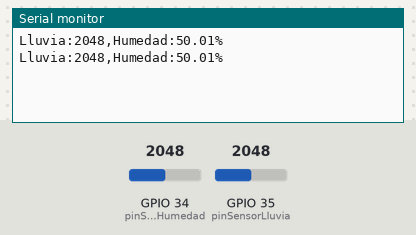
Bench run of a sketch on a simulated ESP32. Parts: the last lines printed to the serial monitor. The test bench sets the inputs (shaded band); at power-on: GPIO 34 (pinSensorHumedad) = 2048, GPIO 35 (pinSensorLluvia) = 2048.

Above: at 1.8 s.
1.9 s: GPIO 34 (pinSensorHumedad) set to 2866
At 2.8 s:
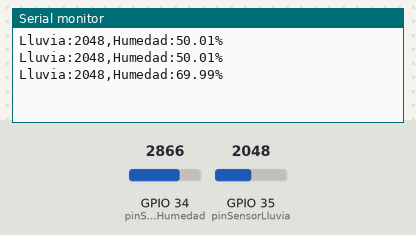
3.4 s: GPIO 35 (pinSensorLluvia) set to 2866
At 4.7 s:
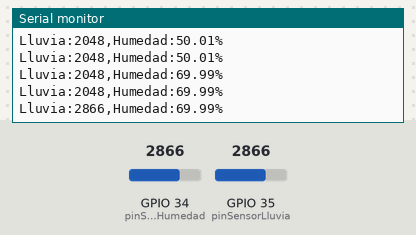
4.9 s: GPIO 34 (pinSensorHumedad) set to 3603
At 5.5 s:
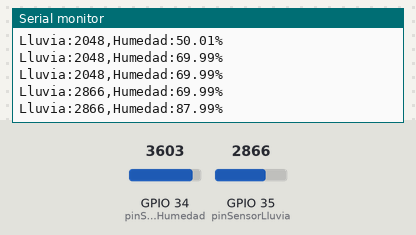
6.4 s: GPIO 35 (pinSensorLluvia) set to 3603
At 7.8 s:
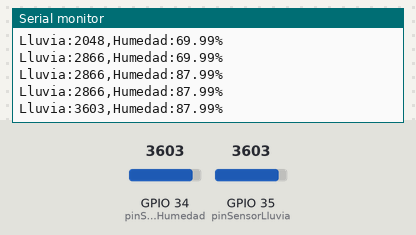
Timing chart, 0 to 8.9 s (numbered marks = the images above; inputs shaded):
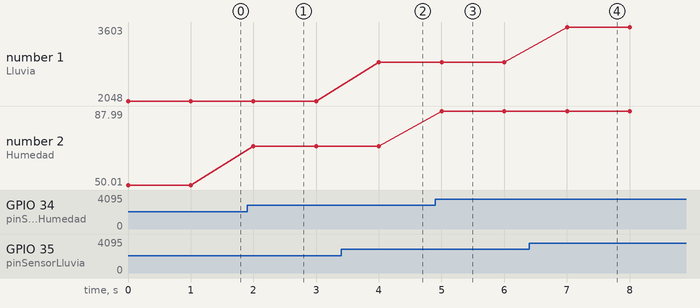

The sketch:

conjuntosensorhumedadlluvia.ino
```cpp
int pinSensorLluvia = 35;   // Pin al que está conectado el sensor HR0101
int pinSensorHumedad = 34;   // Pin al que está conectado el sensor de humedad
int valorLluvia = 0;
int valorHumedadADC = 0;
float voltaje = 0;
float humedad = 0;
int umbralLluvia = 300;

void setup() {
  Serial.begin(9600);  // Inicializar la comunicación serial
}

void loop() {
  // Lectura del sensor de lluvia HR0101
  valorLluvia = analogRead(pinSensorLluvia);

  // Lectura del sensor de humedad del suelo
  valorHumedadADC = analogRead(pinSensorHumedad);
  voltaje = valorHumedadADC * (3.3 / 4095.0);
  humedad = (voltaje / 3.3) * 100.0;

  // Enviar los datos por serial en formato de texto
  Serial.print("Lluvia:");
  Serial.print(valorLluvia);
  Serial.print(",Humedad:");
  Serial.print(humedad);
  Serial.println("%");

  delay(1000);  // Esperar 1 segundo antes de la siguiente lectura
}
```

Measured:
- after the input at 1.9 s, the serial monitor: prints a new line after 0.10 s (image 1)
- after the input at 3.4 s, the serial monitor: prints a new line after 0.60 s (image 2)
- after the input at 4.9 s, the serial monitor: prints a new line after 0.10 s (image 3)
- after the input at 6.4 s, the serial monitor: prints a new line after 0.60 s (image 4)
- plotted number 1: 2048 → 2866 after the input at 3.4 s, 2866 → 3603 after the input at 6.4 s
- plotted number 2: 50.01 → 69.99 after the input at 1.9 s, 69.99 → 87.99 after the input at 4.9 s
